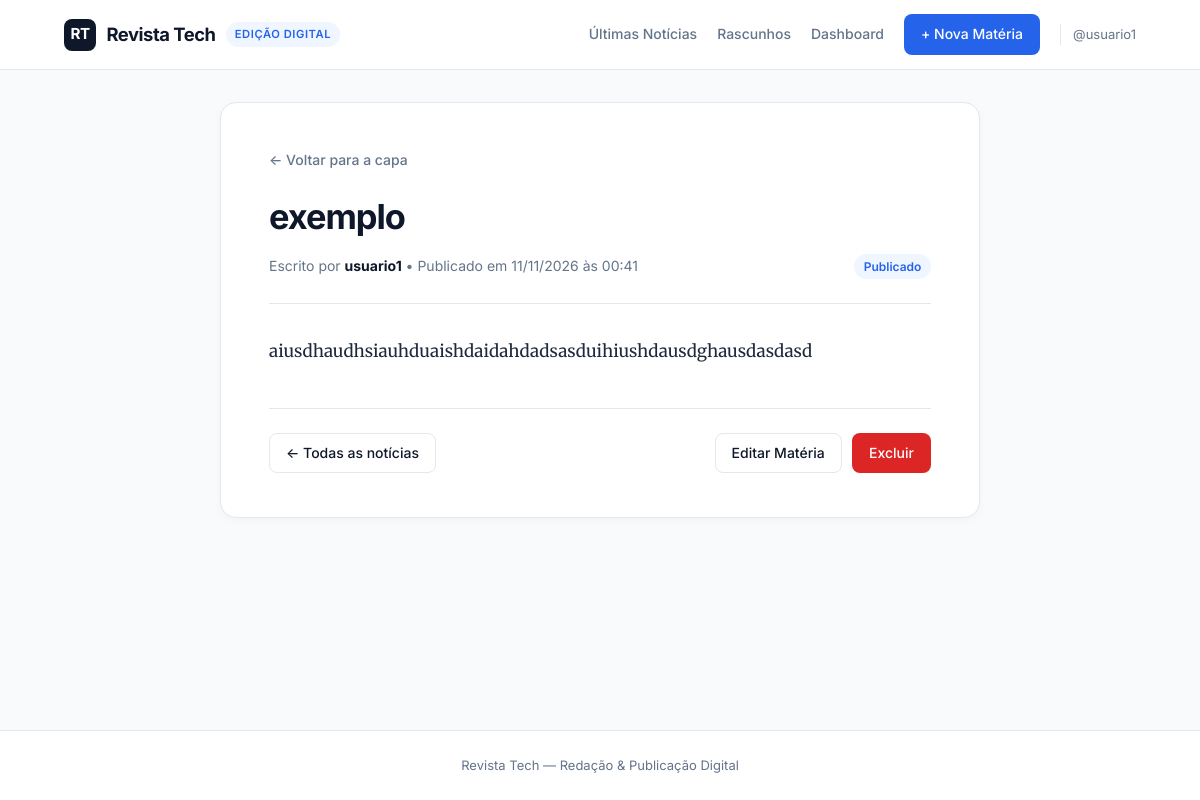
/post/4/ (signed in), run on the app's committed database.
### core/models.py (models this page shows, shortened)
class PerfilFuncionario(models.Model):
    usuario = models.OneToOneField(User, on_delete=models.CASCADE)
    pagina = models.ForeignKey(Pagina, on_delete=models.PROTECT)
    CARGOS = [('dono', 'Dono'), ('editor', 'Editor')]
    cargo = models.CharField(max_length=20, choices=CARGOS, default='editor')

class Pagina(models.Model):
    nome = models.CharField(max_length=120)
    tag_oficial = models.CharField(max_length=50, unique=True)

### blog/models.py (models this page shows, shortened)
class Post(DaOrganizacao):
    STATUS_CHOICES = (
        ("rascunho", "Rascunho"),
        ("publicado", "Publicado"),
    )
    titulo = models.CharField(max_length=200)
    conteudo = models.TextField()
    autor = models.ForeignKey(User, on_delete=models.CASCADE, related_name='posts')
    status = models.CharField(
        max_length=10, choices=STATUS_CHOICES, default="rascunho"
    )
    criado_em = models.DateTimeField(auto_now_add=True)
    atualizado_em = models.DateTimeField(auto_now=True)
    class Meta:
        indexes = [
            models.Index(fields=['pagina', 'criado_em']),
            models.Index(fields=['pagina', 'status']),
        ]

### blog/views.py (the view)
# urls.py: path('post/<int:id>/', views.post_detalhe, name='detalhe'),
@login_required
def post_detalhe(request, id):
    post = get_object_or_404(
        Post.objects.select_related('autor'),
        id=id,
        pagina=request.user.perfilfuncionario.pagina
    )
    return render(request, 'blog/detalhe.html', {'post': post})

### blog/templates/blog/detalhe.html (shortened to what this page needs)
{% extends 'blog/base.html' %}
{% block content %}
    <article class="article-container">
        <a href="{% url 'lista' %}" class="back-link">← Voltar para a capa</a>
        <header class="article-header">
            <h1 class="article-headline">{{ post.titulo }}</h1>
            <div class="article-byline">
                <span>
                    Escrito por <strong style="color: var(--text-main);">{{ post.autor.get_full_name|default:post.autor.username }}</strong>
                    • Publicado em {{ post.criado_em|date:"d/m/Y \à\s H:i" }}
                </span>
                <span style="font-size: 0.75rem; font-weight: 600; padding: 0.2rem 0.6rem; border-radius: 9999px; background: var(--accent-bg); color: var(--primary);">
                    {{ post.get_status_display }}
                </span>
            </div>
        </header>
        <div class="article-body">{{ post.conteudo }}</div>
        <footer class="article-actions">
            <a href="{% url 'lista' %}" class="btn btn-outline">← Todas as notícias</a>
            {% if user.is_authenticated %}
                <div style="display: flex; gap: 0.65rem;">
                    <a href="{% url 'editar' post.id %}" class="btn btn-outline">Editar Matéria</a>
                    <a href="{% url 'excluir' post.id %}" class="btn btn-danger">Excluir</a>
                </div>
            {% endif %}
        </footer>
    </article>
{% endblock %}

### blog/templates/blog/base.html (shortened to what this page needs)
<!DOCTYPE html>
<html lang="pt-br">
<head>
</head>
<body>
    <header class="navbar">
        <div class="navbar-inner">
            <a href="{% url 'lista' %}" class="brand">
                <span class="brand-logo">RT</span>
                <span class="brand-name">
                    {% if user.is_authenticated and user.perfilfuncionario %}
                        {{ user.perfilfuncionario.pagina.nome }}
                    {% else %}
                        Portal Editorial
                    {% endif %}
                </span>
                <span class="brand-tag">Edição Digital</span>
            </a>
            <nav class="nav-menu">
                <a href="{% url 'lista' %}" class="nav-link">Últimas Notícias</a>
                {% if user.is_authenticated %}
                    <a href="{% url 'rascunhos' %}" class="nav-link">Rascunhos</a>
                    <a href="{% url 'dashboard' %}" class="nav-link">Dashboard</a>
                    <a href="{% url 'criar_post' %}" class="btn btn-primary">+ Nova Matéria</a>
                    <span class="nav-user">@{{ user.username }}</span>
                {% else %}
                    <a href="/admin/login/?next=/" class="btn btn-outline">Entrar</a>
                {% endif %}
            </nav>
        </div>
    </header>
    <main class="main-container">
        {% block content %}{% endblock %}
    </main>
    <footer class="footer">
        <p>
            {% if user.is_authenticated and user.perfilfuncionario %}
                {{ user.perfilfuncionario.pagina.nome }} — Redação &amp; Publicação Digital
            {% else %}
                Portal Editorial Multi-Tenant
            {% endif %}
        </p>
    </footer>
</body>
</html>

### blog/templates/blog/base.html (style rules this page uses)
:root { --bg-body: #f8fafc; --bg-card: #ffffff; --text-main: #0f172a; --text-secondary: #334155; --text-muted: #64748b; --border: #e2e8f0; --primary: #2563eb; --primary-hover: #1d4ed8; --accent-bg: #eff6ff; --danger: #dc2626; --danger-hover: #b91c1c; --warning-bg: #fef3c7; --warning-text: #92400e; --success-bg: #dcfce7; --success-text: #166534; }
* { box-sizing: border-box; margin: 0; padding: 0; }
body { font-family: 'Inter', -apple-system, BlinkMacSystemFont, sans-serif; background-color: var(--bg-body); color: var(--text-main); line-height: 1.6; min-height: 100vh; display: flex; flex-direction: column; }
.navbar { background-color: var(--bg-card); border-bottom: 1px solid var(--border); position: sticky; top: 0; z-index: 50; }
.navbar-inner { max-width: 1120px; margin: 0 auto; padding: 0.9rem 1.5rem; display: flex; flex-wrap: wrap; justify-content: space-between; align-items: center; gap: 1rem; }
.brand { display: flex; align-items: center; gap: 0.65rem; text-decoration: none; color: var(--text-main); }
.brand-logo { background-color: var(--text-main); color: #ffffff; font-weight: 700; font-size: 0.95rem; width: 32px; height: 32px; border-radius: 0.5rem; display: inline-flex; align-items: center; justify-content: center; letter-spacing: -0.03em; }
.brand-name { font-size: 1.15rem; font-weight: 700; letter-spacing: -0.025em; }
.brand-tag { font-size: 0.7rem; font-weight: 600; text-transform: uppercase; letter-spacing: 0.05em; background-color: var(--accent-bg); color: var(--primary); padding: 0.2rem 0.55rem; border-radius: 9999px; }
.nav-menu { display: flex; align-items: center; gap: 1.25rem; flex-wrap: wrap; }
.nav-link { text-decoration: none; color: var(--text-muted); font-size: 0.875rem; font-weight: 500; transition: color 0.15s; }
.nav-user { font-size: 0.8125rem; color: var(--text-muted); padding-left: 0.75rem; border-left: 1px solid var(--border); }
.btn { display: inline-flex; align-items: center; justify-content: center; gap: 0.4rem; padding: 0.5rem 1rem; border-radius: 0.5rem; font-size: 0.875rem; font-weight: 500; text-decoration: none; cursor: pointer; border: 1px solid transparent; transition: all 0.15s; font-family: inherit; }
.btn-primary { background-color: var(--primary); color: #ffffff; }
.btn-outline { background-color: var(--bg-card); border-color: var(--border); color: var(--text-main); }
.btn-danger { background-color: var(--danger); color: #ffffff; }
.main-container { max-width: 1120px; width: 100%; margin: 2rem auto; padding: 0 1.5rem; flex: 1; }
.footer { background-color: var(--bg-card); border-top: 1px solid var(--border); padding: 1.5rem; margin-top: 3rem; text-align: center; font-size: 0.8125rem; color: var(--text-muted); }

### blog/templates/blog/detalhe.html (style rules this page uses)
.article-container { max-width: 760px; margin: 0 auto; background-color: var(--bg-card); border: 1px solid var(--border); border-radius: 1rem; padding: 2.75rem 3rem; box-shadow: 0 2px 10px rgba(15, 23, 42, 0.03); }
.back-link { display: inline-flex; align-items: center; gap: 0.35rem; font-size: 0.875rem; font-weight: 500; color: var(--text-muted); text-decoration: none; margin-bottom: 1.5rem; }
.article-header { border-bottom: 1px solid var(--border); padding-bottom: 1.5rem; margin-bottom: 2rem; }
.article-headline { font-size: 2.15rem; font-weight: 700; line-height: 1.22; letter-spacing: -0.03em; color: var(--text-main); margin-bottom: 1rem; overflow-wrap: break-word; word-break: break-word; }
.article-byline { display: flex; flex-wrap: wrap; justify-content: space-between; align-items: center; gap: 0.75rem; font-size: 0.875rem; color: var(--text-muted); }
.article-body { font-family: 'Merriweather', Georgia, serif; font-size: 1.0625rem; line-height: 1.85; color: #1e293b; white-space: pre-line; overflow-wrap: break-word; word-break: break-word; }
.article-actions { display: flex; justify-content: space-between; align-items: center; flex-wrap: wrap; gap: 1rem; margin-top: 2.5rem; padding-top: 1.5rem; border-top: 1px solid var(--border); }

### data on the page
Post: titulo "exemplo", autor.get_full_name "usuario1", criado_em "11/11/2026 às 00:41", status "Publicado", conteudo "aiusdhaudhsiauhduaishdaidahdadsasduihiushdausdghausdasdasd"

### other printed values
{{ user.perfilfuncionario.pagina.nome }} "Revista Tech"
{{ user.username }} "usuario1"
